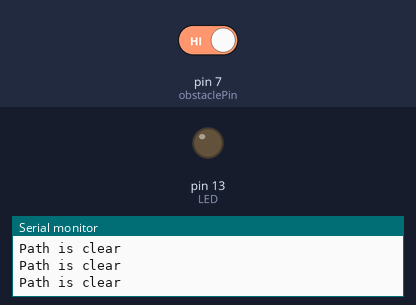
This sketch was run on a simulated Arduino Uno, built with avr-gcc and run on an emulated ATmega328P. On the bench: output pins drawn as LEDs (lit = HIGH), the last lines printed to the serial monitor. Inputs (shaded band) come from the test bench; at power-on: pin 7 (obstaclePin) HIGH.

Above: at 1.2 s.
1.3 s: pin 7 (obstaclePin) driven LOW
At 2.6 s:
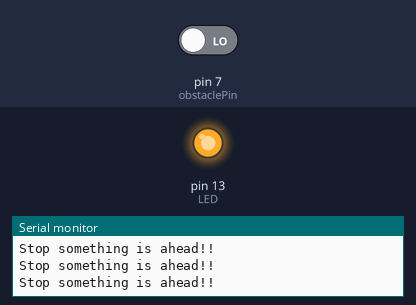
2.9 s: pin 7 (obstaclePin) driven HIGH
At 4.0 s:
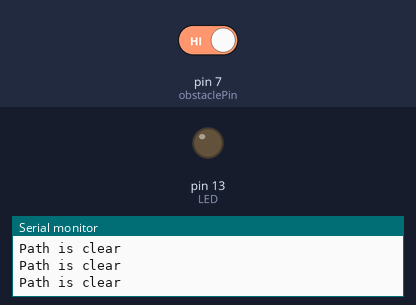
Timing chart, 0 to 5.9 s (numbered marks = the images above; inputs shaded):
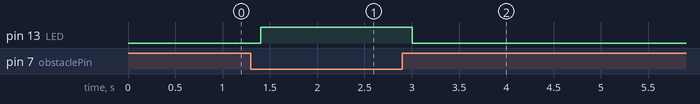

Measured:
- after the input at 1.3 s, pin 13 (LED): LOW → HIGH after 0.10 s
- after the input at 2.9 s, pin 13 (LED): HIGH → LOW after 0.10 s

The sketch:

IR_SESOR_SERIAL.ino
```cpp
int obstaclePin = 7;
 int LED=13;
 int hasObstacle = LOW;
void setup() {
  pinMode(LED, OUTPUT);
  pinMode(obstaclePin, INPUT);
  Serial.begin(9600);
}
void loop() {
  hasObstacle = digitalRead(obstaclePin);
  if (hasObstacle == LOW)
  {
    Serial.println("Stop something is ahead!!");
    digitalWrite(LED, HIGH);
  }
  else
  {
    Serial.println("Path is clear");
    digitalWrite(LED, LOW);
  }
  delay(200);
}
```
